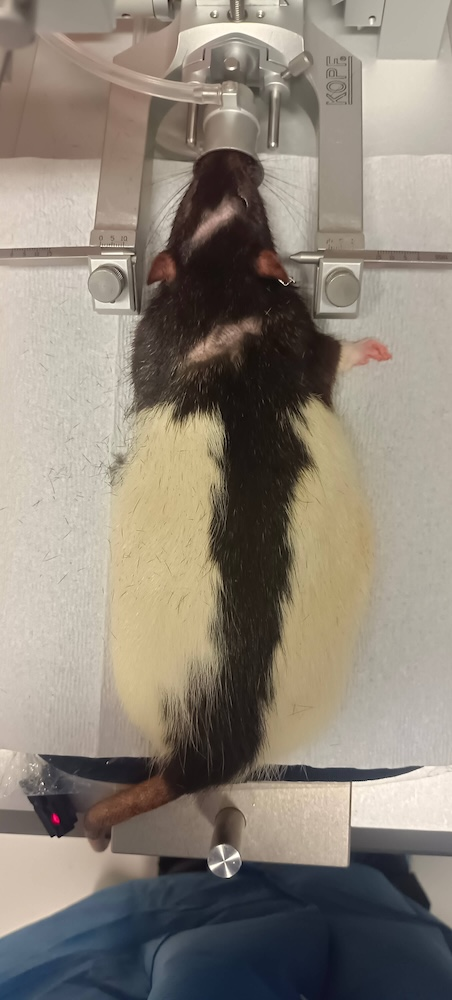
#> input picture example_data/id_images/rat003.jpg, 452 x 1000 px; its folder holds only this picture in this run
$ python -i video_service.py   (imports and definitions only)
#> lines starting #> are read from the running program, lines starting #| are printed output that depends on the picture
from __future__ import annotations

from pathlib import Path

import cv2
import numpy as np


class VideoService:
    def __init__(self) -> None:
        self.video_path: Path | None = None
        self.capture: cv2.VideoCapture | None = None
        self.total_frames: int = 0
        self.fps: float = 0.0
        self.current_frame_index: int = 0

        self._extracted_frames_dir: Path | None = None
        self._use_frame_files = False

    def load_video(self, video_path: str | Path) -> None:
        self.release()
        path = Path(video_path)
        cap = cv2.VideoCapture(str(path))
        if not cap.isOpened():
            raise ValueError(f"Unable to open video: {path}")

        self.video_path = path
        self.capture = cap
        self.total_frames = int(cap.get(cv2.CAP_PROP_FRAME_COUNT))
        self.fps = float(cap.get(cv2.CAP_PROP_FPS) or 0.0)
        self.current_frame_index = 0
        self._use_frame_files = False
        self._extracted_frames_dir = None

    def enable_frame_extraction_mode(self, workspace_root: str | Path, video_id: str) -> Path:
        if self.capture is None:
            raise ValueError("Load video first before extracting frames.")

        target_dir = Path(workspace_root) / video_id / "frames"
        target_dir.mkdir(parents=True, exist_ok=True)

        if any(target_dir.glob("*.jpg")):
            self._extracted_frames_dir = target_dir
            self._use_frame_files = True
            return target_dir

        for idx in range(self.total_frames):
            frame = self.get_frame(idx, prefer_extracted=False)
            out_path = target_dir / f"{idx:08d}.jpg"
            cv2.imwrite(str(out_path), frame)

        self._extracted_frames_dir = target_dir
        self._use_frame_files = True
        return target_dir

    def get_frame(self, frame_index: int, prefer_extracted: bool = True) -> np.ndarray:
        if self._use_frame_files and prefer_extracted and self._extracted_frames_dir is not None:
            index = max(0, min(frame_index, self.total_frames - 1))
            frame_path = self._extracted_frames_dir / f"{index:08d}.jpg"
            frame = cv2.imread(str(frame_path))
            if frame is not None:
                self.current_frame_index = int(index)
                return cv2.cvtColor(frame, cv2.COLOR_BGR2RGB)

        if self.capture is None:
            raise ValueError("No video loaded.")

        index = max(0, min(frame_index, max(self.total_frames - 1, 0)))
        # Fast path for playback: if requesting the immediate next frame, avoid re-seek.
        if index == self.current_frame_index + 1:
            ok, frame = self.capture.read()
            if ok and frame is not None:
                self.current_frame_index = index
                return cv2.cvtColor(frame, cv2.COLOR_BGR2RGB)

        self.capture.set(cv2.CAP_PROP_POS_FRAMES, index)
        ok, frame = self.capture.read()
        if not ok or frame is None:
            raise ValueError(f"Cannot read frame {index}.")

        self.current_frame_index = index
        return cv2.cvtColor(frame, cv2.COLOR_BGR2RGB)

    def release(self) -> None:
        if self.capture is not None:
            self.capture.release()
        self.capture = None

>>> import cv2
>>> picture = cv2.imread('../../example_data/id_images/rat003.jpg', cv2.IMREAD_GRAYSCALE)
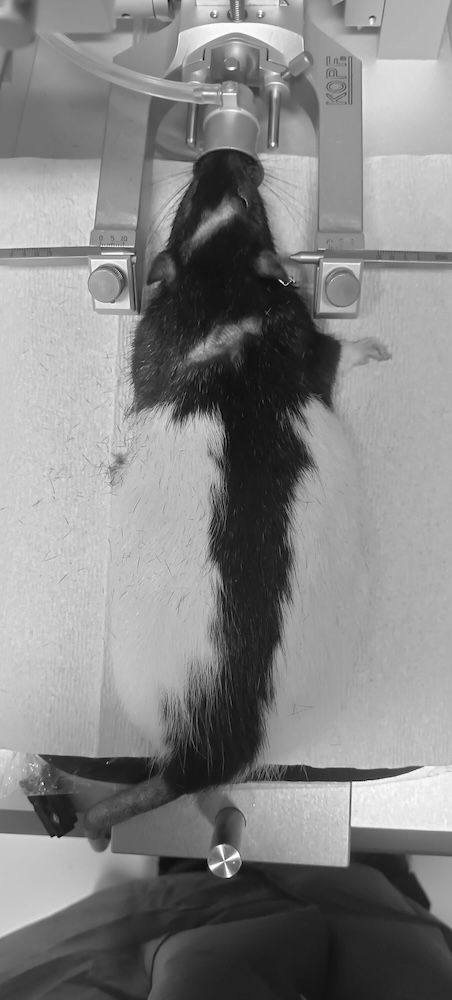
#> picture: shape (1000, 452); min 0, max 255, mean 132.9
>>> result = VideoService().get_frame(picture)
#> (the run stopped early here; a loop or call above may not have finished)

$ run again, on example_data/id_images/rat004.jpg
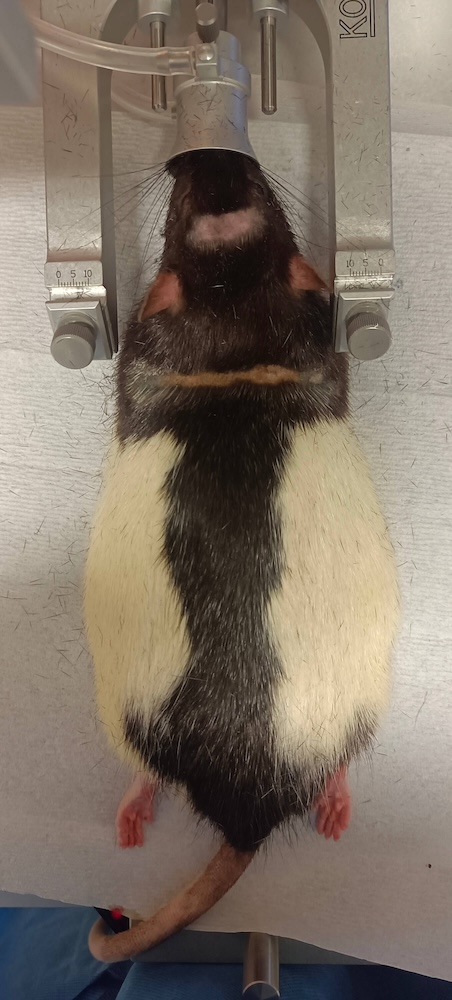
#> input picture example_data/id_images/rat004.jpg, 452 x 1000 px
#> `picture = cv2.imread('../../example_data/id_images/rat003.jpg', cv2.IM..`:
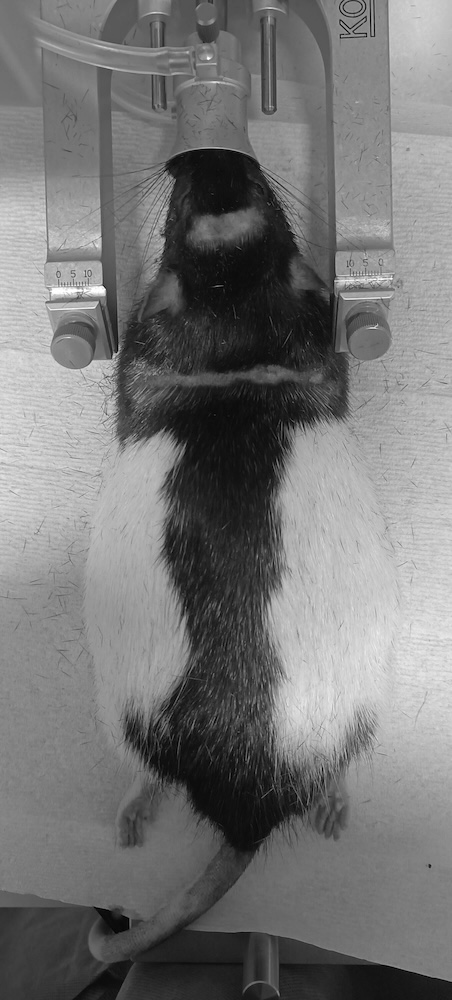
#> picture: shape (1000, 452); min 0, max 255, mean 117.6

$ run again, on example_data/id_images/rat006.jpg
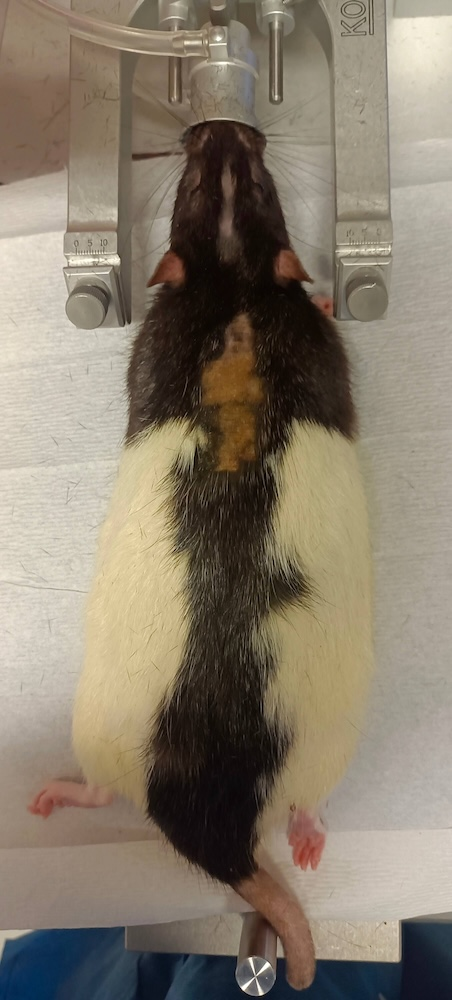
#> input picture example_data/id_images/rat006.jpg, 452 x 1000 px
#> `picture = cv2.imread('../../example_data/id_images/rat003.jpg', cv2.IM..`:
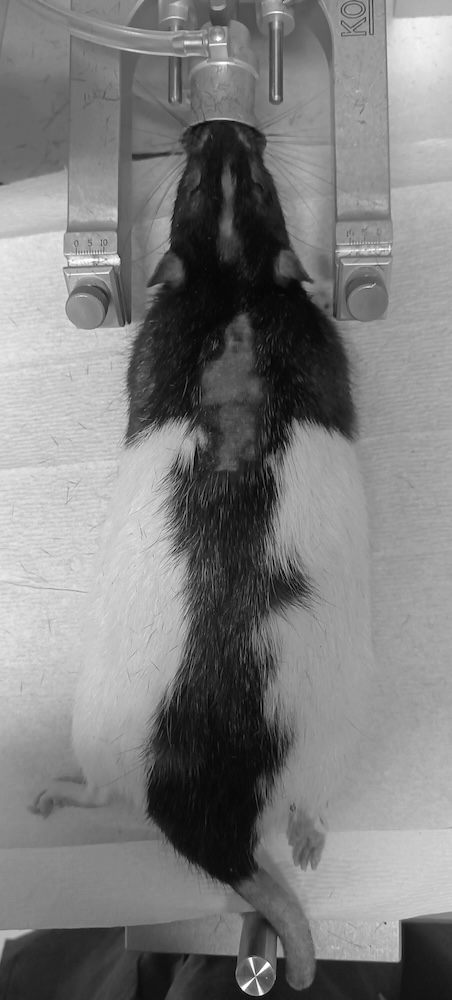
#> picture: shape (1000, 452); min 0, max 255, mean 125.5
